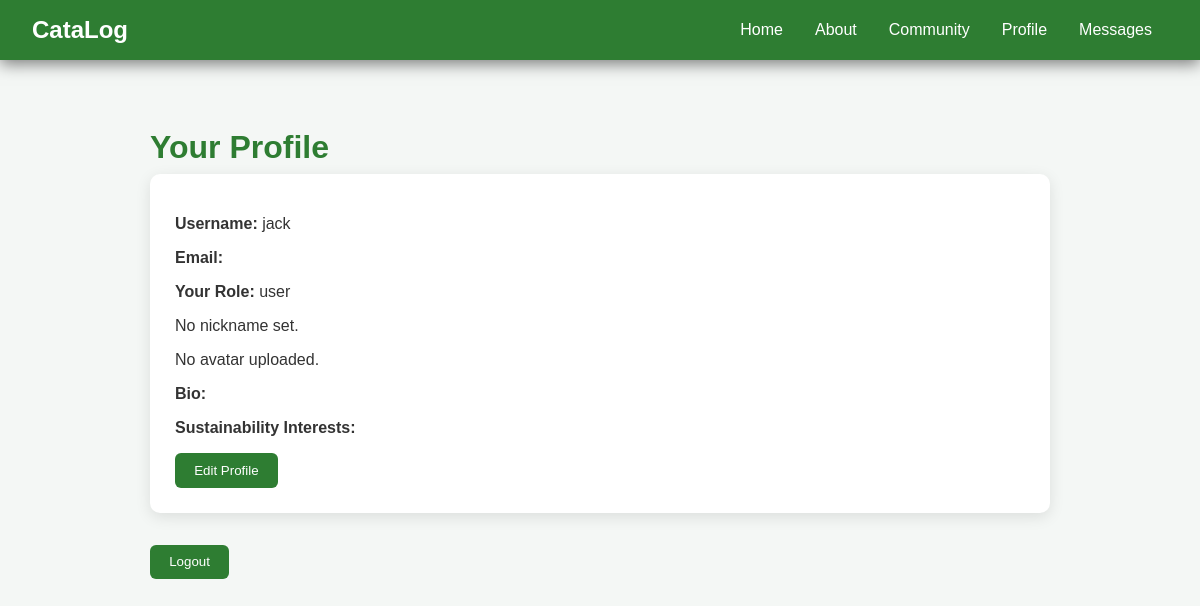
/profile/ (signed in), run on an earlier commit of the app's database.
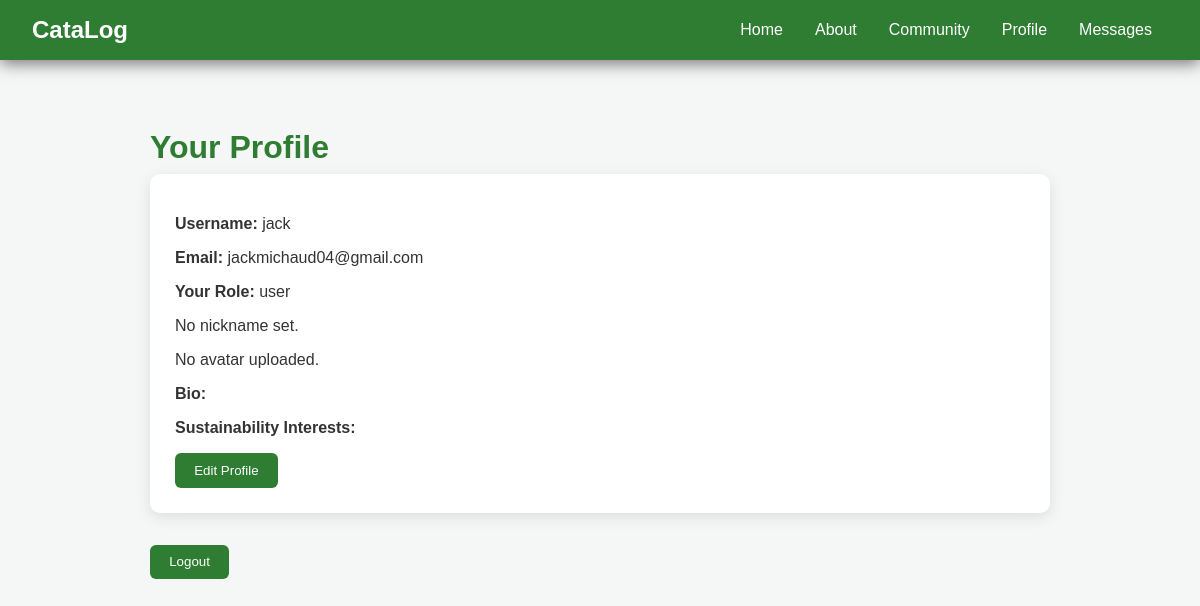
And on a later commit of the database.
### home/models.py (models this page shows)
class CustomUser(AbstractUser):
    ROLE_CHOICES = (
        ('user', 'User'),
        ('moderator', 'Moderator'),
    )
    role = models.CharField(max_length=10, choices=ROLE_CHOICES, default='user')
    avatar = models.ImageField(upload_to='avatars/', storage=s3_storage, null=True, blank=True)
    bio = models.TextField(blank=True)
    sustainability_interests = models.CharField(max_length=255, blank=True)
    nickname = models.CharField(max_length=100, blank=True)

### home/views.py (the view)
# urls.py: path('profile/', views.profile, name='profile'),
@login_required
def profile(request):
    if request.method == 'POST':
        form = ProfileForm(request.POST, request.FILES, instance=request.user)
        if form.is_valid():
            print("req.f", request.FILES)
            print(form.cleaned_data['avatar'])
            form.save()
            return redirect("profile")
    else:
        form = ProfileForm(instance=request.user)
    return render(request, 'home/profile.html', {'form': form})

### home/templates/home/profile.html (shortened to what this page needs)
{% extends 'base.html' %}
{% block content %}
<div class="page-container">
    <h1 class="page-title">Your Profile</h1>
    <div class="profile-box">
        <p><strong>Username:</strong> {{ user.username }}</p>
        <p><strong>Email:</strong> {{ user.email }}</p>
        <p><strong>Your Role:</strong> {{ user.role }}</p>
        <div id="display-section">
            {% if user.nickname %}
                <p><strong>Nickname:</strong> {{ user.nickname }}</p>
            {% else %}
                <p>No nickname set.</p>
            {% endif %}
            {% if user.avatar %}
                <img src="{{ request.user.avatar.url }}" alt="Avatar">
            {% else %}
                <p>No avatar uploaded.</p>
            {% endif %}
            <p id="bio-display"><strong>Bio:</strong> {{ user.bio }}</p>
            <p id="si-display">
                <strong>Sustainability Interests:</strong> {{ user.sustainability_interests }}
            </p>
        </div>
        <button id="edit-btn" class="community-btn" type="submit">Edit Profile</button>
    </div>
    <form action="/accounts/logout/" method="get" style="display:inline;">
        <button class="community-btn">Logout</button>
    </form>
</div>
{% endblock %}

What changed in the data, as far as the page shows it:
changed CustomUser "jack": email (not shown) → "jackmichaud04@gmail.com"
